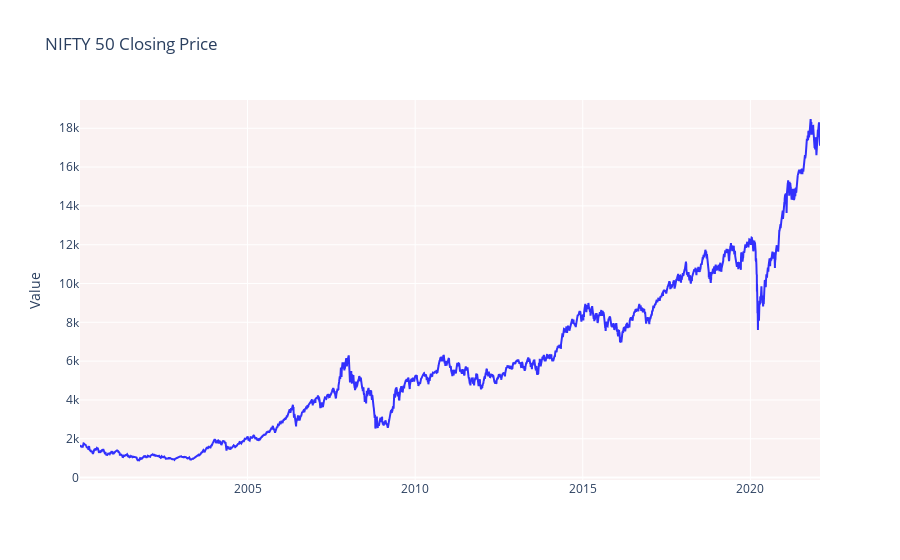

Notebook code cell kept with this figure:
### Markdown cell above
![newplot.png](attachment:newplot.png)

### Code cell
fig = go.Figure()
fig.add_trace(go.Scatter(
         x=nifty_50['Date'],
         y=nifty_50['Close'],
         name='Closing Price',
    line=dict(color='blue'),
    opacity=0.8))

    
fig.update_layout(title_text='NIFTY 50 Closing Price',plot_bgcolor='rgb(250, 242, 242)',yaxis_title='Value')

fig.show()

### Figure 1 — Plotly figure (JSON) as saved in the notebook; plotly's stock layout.template omitted (floating-point values rounded to 4 significant figures; data arrays with more than 128 entries replaced by an {"elided": "..."} marker saying what was removed)
{"data": [{"line": {"color": "blue"}, "name": "Closing Price", "opacity": 0.8, "type": "scatter", "x": {"elided": "5493 str values"}, "y": {"elided": "5493 float values"}}], "layout": {"plot_bgcolor": "rgb(250, 242, 242)", "title": {"text": "NIFTY 50 Closing Price"}, "yaxis": {"title": {"text": "Value"}}}}
